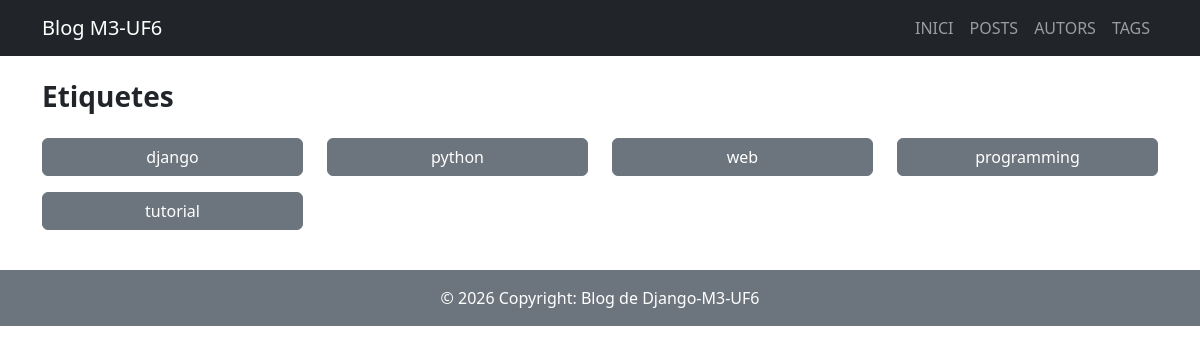
The app's page /tags, older data.
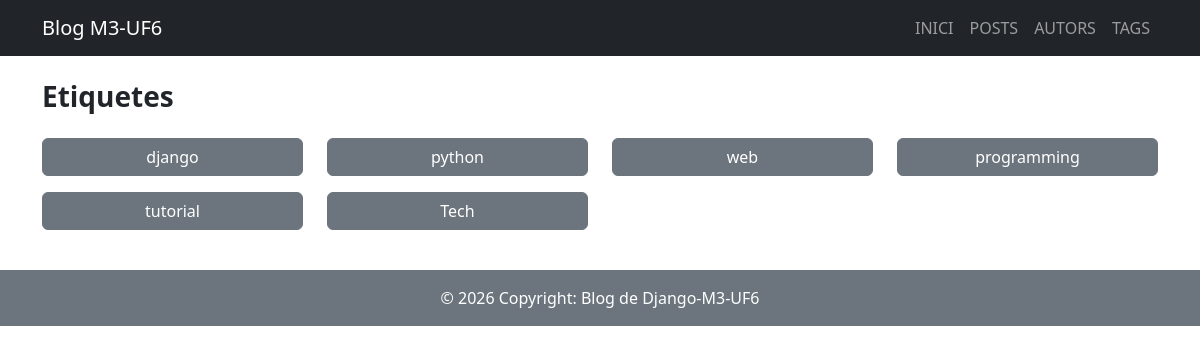
The same page, newer data.
### blog/models.py (models this page shows, shortened)
class Tag(models.Model):
    caption = models.CharField(max_length=50)

### blog/views.py (the view)
# urls.py: path("tags", views.tags, name="tags-page"),
def tags(request):
    all_tags = Tag.objects.all()
    return render(request, "blog/tag_list.html", {"tags": all_tags})

### blog/templates/blog/tag_list.html (shortened to what this page needs)
{% extends 'blog/base.html' %}
{% block content %}
<h3 class="fw-bold mb-4">Etiquetes</h3>
<div class="row">
    {% for tag in tags %}
    <div class="col-md-3 mb-3">
        <a href="{% url 'tag-posts-page' tag.id %}" class="btn btn-secondary w-100">{{ tag.caption }}</a>
    </div>
    {% endfor %}
</div>
{% endblock %}

### blog/templates/blog/base.html (shortened to what this page needs)
{% load static %}
{% load django_bootstrap5 %}
<!DOCTYPE html>
<html lang="ca">
<head>
    {% bootstrap_css %}
    <link rel="stylesheet" href="{% static 'blog/css/blog.css' %}">
</head>
<body>
    <nav class="navbar navbar-expand-lg navbar-dark bg-dark">
        <div class="container">
            <a class="navbar-brand" href="{% url 'starting-page' %}">Blog M3-UF6</a>
            <div class="collapse navbar-collapse" id="navMenu">
                <ul class="navbar-nav ms-auto">
                    <li class="nav-item">
                        <a class="nav-link" href="{% url 'starting-page' %}">INICI</a>
                    </li>
                    <li class="nav-item">
                        <a class="nav-link" href="{% url 'posts-page' %}">POSTS</a>
                    </li>
                    <li class="nav-item">
                        <a class="nav-link" href="{% url 'authors-page' %}">AUTORS</a>
                    </li>
                    <li class="nav-item">
                        <a class="nav-link" href="{% url 'tags-page' %}">TAGS</a>
                    </li>
                </ul>
            </div>
        </div>
    </nav>
    <main class="container my-4">
        {% block content %}{% endblock %}
    </main>
    <footer class="footer bg-secondary text-white text-center py-3 mt-auto">
        <p class="mb-0">&copy; 2026 Copyright: Blog de Django-M3-UF6</p>
    </footer>
</body>
</html>

### blog/static/blog/css/blog.css (style rules this page uses)
footer { margin-top: 3rem; }

Row changes from the older to the newer data that the page shows:
added Tag: caption "Tech"
